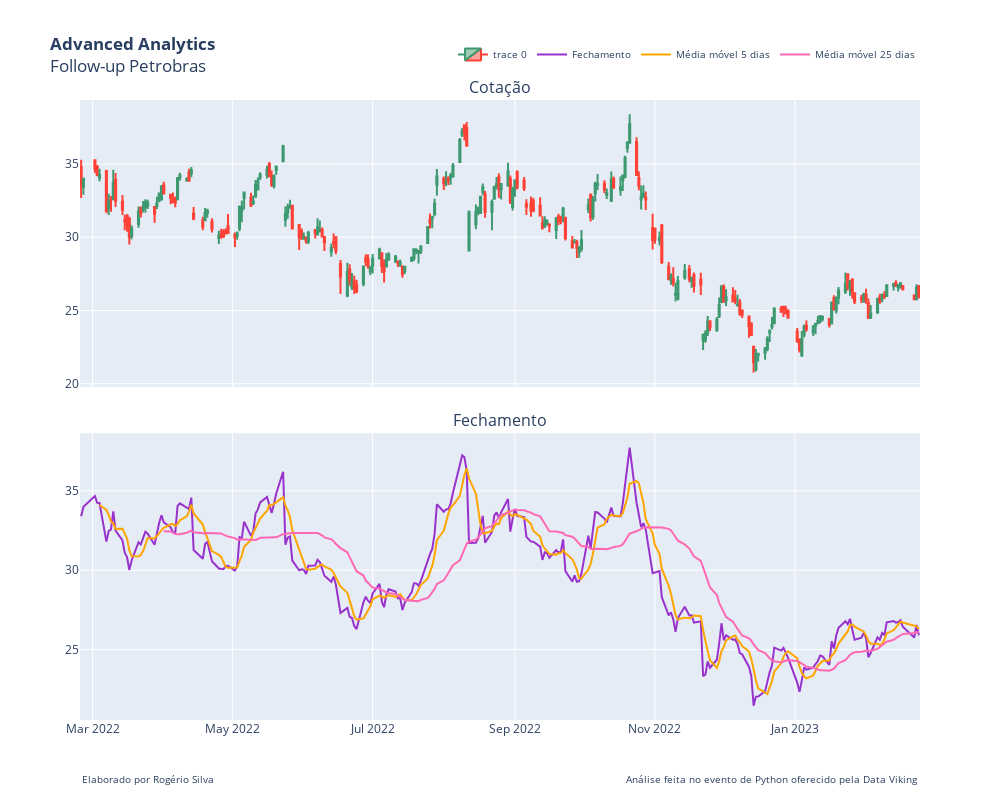

Notebook code for this chart:
### Code cell
# Definindo a figura do relatório
figura = make_subplots(
    rows=2,
    cols=1,
    specs=[
        [{'type':'scatter'}],
        [{'type':'scatter'}]
    ],
    vertical_spacing=0.075,
    shared_xaxes=True,
    subplot_titles=('Cotação', 'Fechamento')
)

# Layout e dimensão

figura.update_layout(
    width=1000,
    height=800,
    title_text='<b>Advanced Analytics</b><br>Follow-up Petrobras'
)

# Adicionando um gráfico na primeira posição

figura.add_trace(
    go.Candlestick(
            x=dados.index,
            open=dados['Open'],
            high=dados['High'],
            low=dados['Low'],
            close=dados['Close'],
            #increasing_line_color='darkblue',
            #decreasing_line_color='orange'
        ),
    row=1, col=1
)

figura.update_layout(
    xaxis_rangeslider_visible=False
)

# Adicionando um gráfico na segunda posição

figura.add_trace(
    go.Scatter(
        x=dados.index,
        y=dados['Close'],
        mode='lines',
        name='Fechamento',
        line=(dict(color='darkorchid'))
    ),
    row=2, col=1
)

figura.add_trace(
    go.Scatter(
        x=dados.index,
        y=dados['media_movel5'],
        mode='lines',
        name='Média móvel 5 dias',
        line=(dict(color='orange'))
    ),
    row=2, col=1
)

figura.add_trace(
    go.Scatter(
        x=dados.index,
        y=dados['media_movel25'],
        mode='lines',
        name='Média móvel 25 dias',
        line=(dict(color='hotpink'))
    ),
    row=2, col=1
)

figura.update_layout(
    legend=dict(
        orientation='h',
        yanchor='bottom',
        y=1.05,
        xanchor='right',
        x=1,
        font=dict(size=10)
    )
)

figura.add_annotation(
    showarrow=False,
    text='Análise feita no evento de Python oferecido pela Data Viking',
    font=dict(size=10),
    xref='x domain',
    x=1,
    yref='y domain',
    y=-1.4
    
)

figura.add_annotation(
    showarrow=False,
    text='Elaborado por Rogério Silva',
    font=dict(size=10),
    xref='x domain',
    x=0,
    yref='y domain',
    y=-1.4
    
)

# Visualizando a figura

figura.show()

### Figure 1 — Plotly figure (JSON) as saved in the notebook; plotly's stock layout.template omitted (floating-point values rounded to 4 significant figures; data arrays with more than 128 entries replaced by an {"elided": "..."} marker saying what was removed)
{"data": [{"close": {"elided": "250 float values"}, "high": {"elided": "250 float values"}, "low": {"elided": "250 float values"}, "open": {"elided": "250 float values"}, "type": "candlestick", "x": {"elided": "250 str values"}, "xaxis": "x", "yaxis": "y"}, {"line": {"color": "darkorchid"}, "mode": "lines", "name": "Fechamento", "type": "scatter", "x": {"elided": "250 str values"}, "xaxis": "x2", "y": {"elided": "250 float values"}, "yaxis": "y2"}, {"line": {"color": "orange"}, "mode": "lines", "name": "Média móvel 5 dias", "type": "scatter", "x": {"elided": "250 str values"}, "xaxis": "x2", "y": {"elided": "250 float values"}, "yaxis": "y2"}, {"line": {"color": "hotpink"}, "mode": "lines", "name": "Média móvel 25 dias", "type": "scatter", "x": {"elided": "250 str values"}, "xaxis": "x2", "y": {"elided": "250 float values"}, "yaxis": "y2"}], "layout": {"annotations": [{"font": {"size": 16}, "showarrow": false, "text": "Cotação", "x": 0.5, "xanchor": "center", "xref": "paper", "y": 1, "yanchor": "bottom", "yref": "paper"}, {"font": {"size": 16}, "showarrow": false, "text": "Fechamento", "x": 0.5, "xanchor": "center", "xref": "paper", "y": 0.4625, "yanchor": "bottom", "yref": "paper"}, {"font": {"size": 10}, "showarrow": false, "text": "Análise feita no evento de Python oferecido pela Data Viking", "x": 1, "xref": "x domain", "y": -1.4, "yref": "y domain"}, {"font": {"size": 10}, "showarrow": false, "text": "Elaborado por Rogério Silva", "x": 0, "xref": "x domain", "y": -1.4, "yref": "y domain"}], "height": 800, "legend": {"font": {"size": 10}, "orientation": "h", "x": 1, "xanchor": "right", "y": 1.05, "yanchor": "bottom"}, "title": {"text": "<b>Advanced Analytics</b><br>Follow-up Petrobras"}, "width": 1000, "xaxis": {"anchor": "y", "domain": [0, 1], "matches": "x2", "rangeslider": {"visible": false}, "showticklabels": false}, "xaxis2": {"anchor": "y2", "domain": [0, 1]}, "yaxis": {"anchor": "x", "domain": [0.5375, 1]}, "yaxis2": {"anchor": "x2", "domain": [0, 0.4625]}}}
